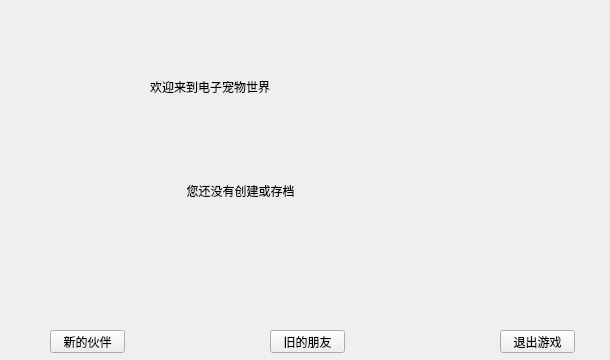
<?xml version="1.0" encoding="UTF-8"?>
<ui version="4.0">
 <class>pet</class>
 <widget class="QMainWindow" name="pet">
  <property name="geometry">
   <rect>
    <x>0</x>
    <y>0</y>
    <width>610</width>
    <height>360</height>
   </rect>
  </property>
  <property name="sizePolicy">
   <sizepolicy hsizetype="Fixed" vsizetype="Fixed">
    <horstretch>0</horstretch>
    <verstretch>0</verstretch>
   </sizepolicy>
  </property>
  <property name="minimumSize">
   <size>
    <width>610</width>
    <height>360</height>
   </size>
  </property>
  <property name="maximumSize">
   <size>
    <width>610</width>
    <height>360</height>
   </size>
  </property>
  <property name="windowTitle">
   <string>pet</string>
  </property>
  <widget class="QWidget" name="centralWidget">
   <property name="maximumSize">
    <size>
     <width>16777215</width>
     <height>16777215</height>
    </size>
   </property>
   <widget class="QWidget" name="widget" native="true">
    <property name="geometry">
     <rect>
      <x>0</x>
      <y>-30</y>
      <width>611</width>
      <height>391</height>
     </rect>
    </property>
    <property name="mouseTracking">
     <bool>false</bool>
    </property>
    <property name="styleSheet">
     <string notr="true">border-image: url(:/image/home.gif);
font: 25 24pt &quot;微软雅黑 Light&quot;;</string>
    </property>
    <widget class="QLabel" name="label_2">
     <property name="geometry">
      <rect>
       <x>180</x>
       <y>160</y>
       <width>281</width>
       <height>121</height>
      </rect>
     </property>
     <property name="styleSheet">
      <string notr="true">border-image: url(:/image/txeta.png);
font: 16pt &quot;幼圆&quot;;
</string>
     </property>
     <property name="text">
      <string>  您还没有创建或存档</string>
     </property>
    </widget>
   </widget>
   <widget class="QPushButton" name="continuebutton">
    <property name="geometry">
     <rect>
      <x>270</x>
      <y>330</y>
      <width>75</width>
      <height>23</height>
     </rect>
    </property>
    <property name="cursor">
     <cursorShape>PointingHandCursor</cursorShape>
    </property>
    <property name="styleSheet">
     <string notr="true">border-image: url(:/image/button.png);</string>
    </property>
    <property name="text">
     <string>旧的朋友</string>
    </property>
   </widget>
   <widget class="QPushButton" name="pushButton_2">
    <property name="geometry">
     <rect>
      <x>50</x>
      <y>330</y>
      <width>75</width>
      <height>23</height>
     </rect>
    </property>
    <property name="cursor">
     <cursorShape>PointingHandCursor</cursorShape>
    </property>
    <property name="styleSheet">
     <string notr="true">border-image: url(:/image/button.png);</string>
    </property>
    <property name="text">
     <string>新的伙伴</string>
    </property>
   </widget>
   <widget class="QPushButton" name="pushButton_3">
    <property name="geometry">
     <rect>
      <x>500</x>
      <y>330</y>
      <width>75</width>
      <height>23</height>
     </rect>
    </property>
    <property name="cursor">
     <cursorShape>PointingHandCursor</cursorShape>
    </property>
    <property name="styleSheet">
     <string notr="true">border-image: url(:/image/button.png);</string>
    </property>
    <property name="text">
     <string>退出游戏</string>
    </property>
   </widget>
   <widget class="QLabel" name="label">
    <property name="geometry">
     <rect>
      <x>150</x>
      <y>70</y>
      <width>320</width>
      <height>33</height>
     </rect>
    </property>
    <property name="styleSheet">
     <string notr="true">
color: rgb(0, 0, 0);
font: 24pt &quot;幼圆&quot;;</string>
    </property>
    <property name="text">
     <string>欢迎来到电子宠物世界</string>
    </property>
   </widget>
  </widget>
 </widget>
 <layoutdefault spacing="6" margin="11"/>
 <resources/>
 <connections/>
</ui>
